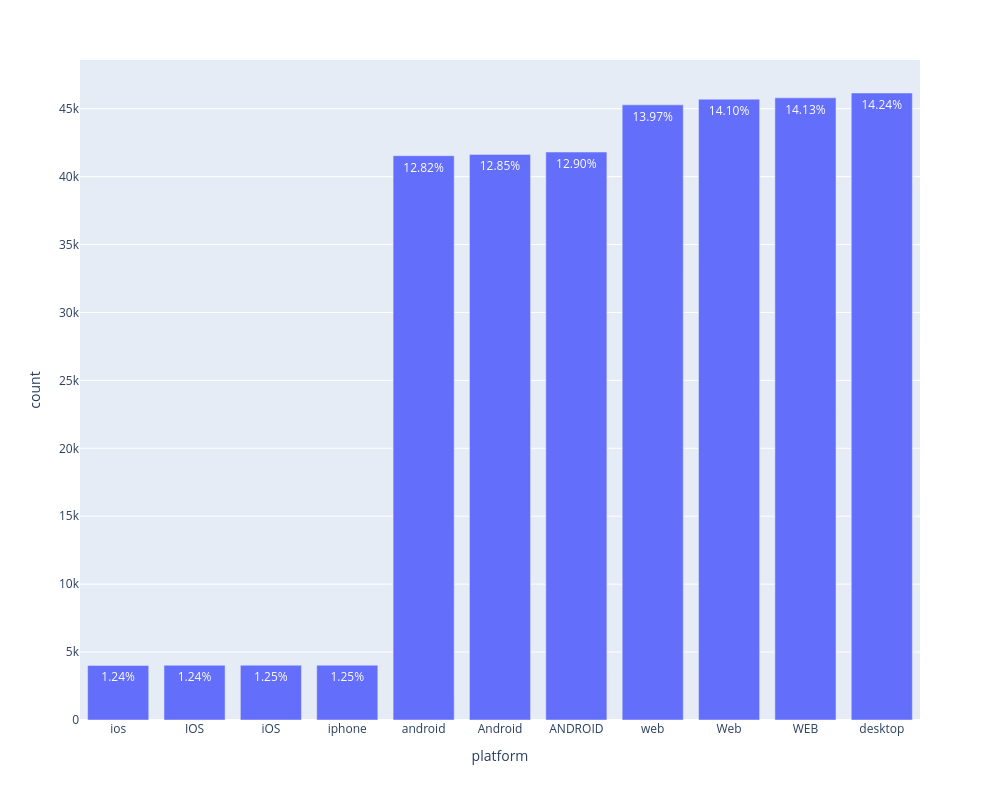

Source (notebook cell):
### Markdown cell above
## platform

### Code cell
plot_value_counts_with_percents(events_unique, 'platform')

### Figure 1 — Plotly figure (JSON) as saved in the notebook; plotly's stock layout.template omitted (floating-point values rounded to 4 significant figures)
{"data": [{"hovertemplate": "platform=%{x}<br>count=%{y}<br>percent=%{text}<extra></extra>", "legendgroup": "", "marker": {"color": "#636efa", "pattern": {"shape": ""}}, "name": "", "orientation": "v", "showlegend": false, "text": [1.24, 1.24, 1.25, 1.25, 12.82, 12.85, 12.9, 13.97, 14.1, 14.13, 14.24], "textposition": "auto", "texttemplate": "%{text:.2f}%", "type": "bar", "x": ["ios", "IOS", "iOS", "iphone", "android", "Android", "ANDROID", "web", "Web", "WEB", "desktop"], "xaxis": "x", "y": [4013, 4028, 4035, 4035, 41542, 41637, 41809, 45284, 45703, 45799, 46157], "yaxis": "y"}], "layout": {"barmode": "relative", "height": 800, "legend": {"tracegroupgap": 0}, "margin": {"t": 60}, "width": 1000, "xaxis": {"anchor": "y", "domain": [0, 1], "title": {"text": "platform"}}, "yaxis": {"anchor": "x", "domain": [0, 1], "title": {"text": "count"}}}}
